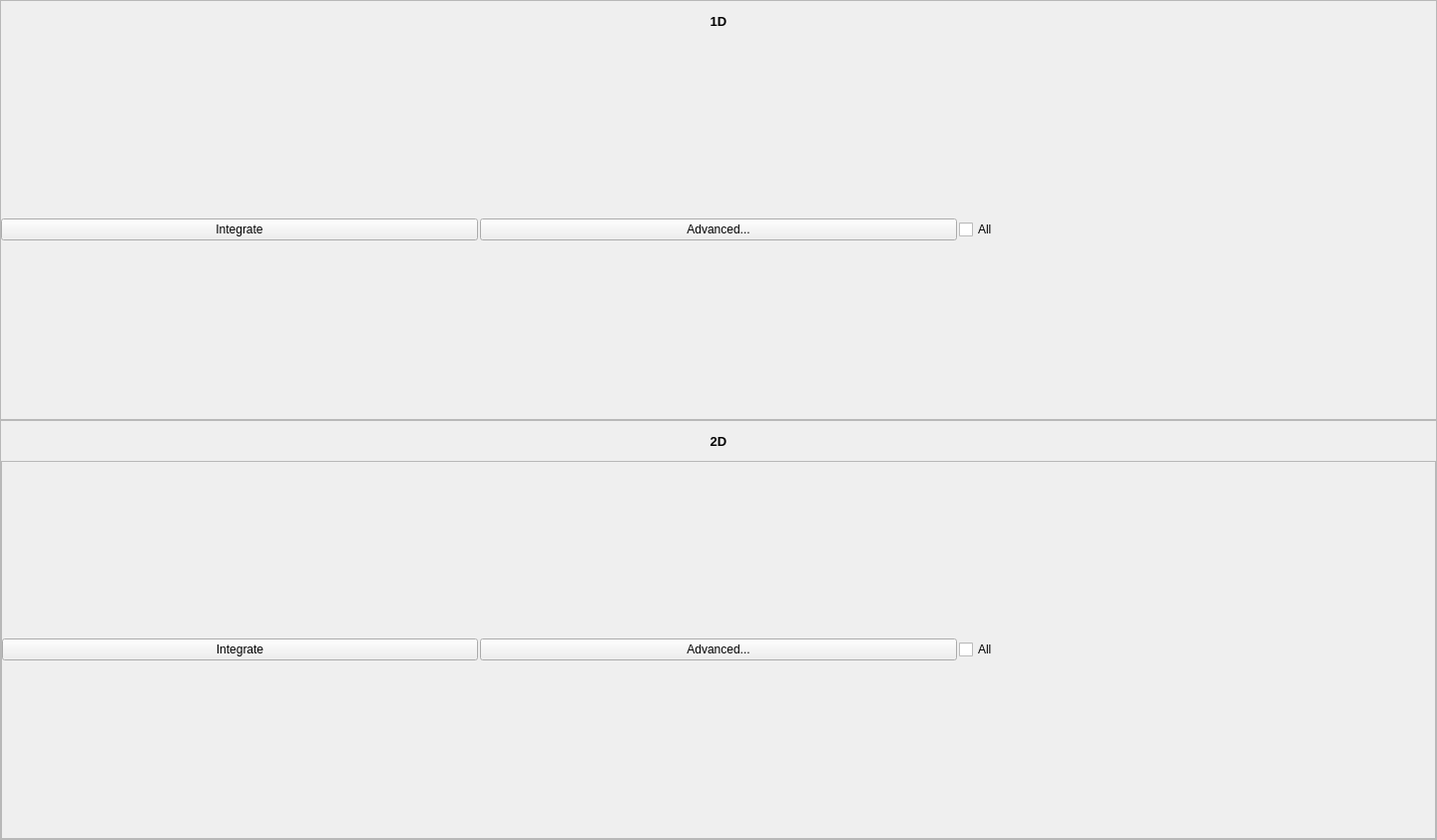
<?xml version="1.0" encoding="UTF-8"?>
<ui version="4.0">
 <class>Form</class>
 <widget class="QWidget" name="Form">
  <property name="geometry">
   <rect>
    <x>0</x>
    <y>0</y>
    <width>1440</width>
    <height>842</height>
   </rect>
  </property>
  <property name="windowTitle">
   <string>Form</string>
  </property>
  <layout class="QVBoxLayout" name="verticalLayout">
   <property name="spacing">
    <number>0</number>
   </property>
   <property name="leftMargin">
    <number>0</number>
   </property>
   <property name="topMargin">
    <number>0</number>
   </property>
   <property name="rightMargin">
    <number>0</number>
   </property>
   <property name="bottomMargin">
    <number>0</number>
   </property>
   <item>
    <widget class="QFrame" name="frame1D">
     <property name="frameShape">
      <enum>QFrame::StyledPanel</enum>
     </property>
     <property name="frameShadow">
      <enum>QFrame::Raised</enum>
     </property>
     <layout class="QVBoxLayout" name="layout1D">
      <property name="spacing">
       <number>0</number>
      </property>
      <property name="leftMargin">
       <number>0</number>
      </property>
      <property name="topMargin">
       <number>0</number>
      </property>
      <property name="rightMargin">
       <number>0</number>
      </property>
      <property name="bottomMargin">
       <number>0</number>
      </property>
      <item>
       <widget class="QLabel" name="label">
        <property name="maximumSize">
         <size>
          <width>16777215</width>
          <height>40</height>
         </size>
        </property>
        <property name="font">
         <font>
          <pointsize>10</pointsize>
          <weight>75</weight>
          <bold>true</bold>
         </font>
        </property>
        <property name="text">
         <string>1D</string>
        </property>
        <property name="alignment">
         <set>Qt::AlignCenter</set>
        </property>
       </widget>
      </item>
      <item>
       <widget class="QFrame" name="frame_3">
        <property name="frameShape">
         <enum>QFrame::NoFrame</enum>
        </property>
        <property name="frameShadow">
         <enum>QFrame::Raised</enum>
        </property>
        <property name="lineWidth">
         <number>0</number>
        </property>
        <layout class="QHBoxLayout" name="horizontalLayout">
         <property name="spacing">
          <number>2</number>
         </property>
         <property name="leftMargin">
          <number>0</number>
         </property>
         <property name="topMargin">
          <number>0</number>
         </property>
         <property name="rightMargin">
          <number>0</number>
         </property>
         <property name="bottomMargin">
          <number>0</number>
         </property>
         <item>
          <widget class="QPushButton" name="integrate1D">
           <property name="text">
            <string>Integrate</string>
           </property>
          </widget>
         </item>
         <item>
          <widget class="QPushButton" name="advanced1D">
           <property name="text">
            <string>Advanced...</string>
           </property>
          </widget>
         </item>
         <item>
          <widget class="QCheckBox" name="all1D">
           <property name="text">
            <string>All</string>
           </property>
          </widget>
         </item>
        </layout>
       </widget>
      </item>
     </layout>
    </widget>
   </item>
   <item>
    <widget class="QFrame" name="frame2D">
     <property name="frameShape">
      <enum>QFrame::StyledPanel</enum>
     </property>
     <property name="frameShadow">
      <enum>QFrame::Raised</enum>
     </property>
     <layout class="QVBoxLayout" name="layout2D">
      <property name="spacing">
       <number>0</number>
      </property>
      <property name="leftMargin">
       <number>0</number>
      </property>
      <property name="topMargin">
       <number>0</number>
      </property>
      <property name="rightMargin">
       <number>0</number>
      </property>
      <property name="bottomMargin">
       <number>0</number>
      </property>
      <item>
       <widget class="QLabel" name="label_2">
        <property name="maximumSize">
         <size>
          <width>16777215</width>
          <height>40</height>
         </size>
        </property>
        <property name="font">
         <font>
          <pointsize>10</pointsize>
          <weight>75</weight>
          <bold>true</bold>
         </font>
        </property>
        <property name="text">
         <string>2D</string>
        </property>
        <property name="alignment">
         <set>Qt::AlignCenter</set>
        </property>
       </widget>
      </item>
      <item>
       <widget class="QFrame" name="frame_4">
        <property name="frameShape">
         <enum>QFrame::StyledPanel</enum>
        </property>
        <property name="frameShadow">
         <enum>QFrame::Raised</enum>
        </property>
        <layout class="QHBoxLayout" name="horizontalLayout_2">
         <property name="spacing">
          <number>2</number>
         </property>
         <property name="leftMargin">
          <number>0</number>
         </property>
         <property name="topMargin">
          <number>0</number>
         </property>
         <property name="rightMargin">
          <number>0</number>
         </property>
         <property name="bottomMargin">
          <number>0</number>
         </property>
         <item>
          <widget class="QPushButton" name="integrate2D">
           <property name="text">
            <string>Integrate</string>
           </property>
          </widget>
         </item>
         <item>
          <widget class="QPushButton" name="advanced2D">
           <property name="text">
            <string>Advanced...</string>
           </property>
          </widget>
         </item>
         <item>
          <widget class="QCheckBox" name="all2D">
           <property name="text">
            <string>All</string>
           </property>
          </widget>
         </item>
        </layout>
       </widget>
      </item>
     </layout>
    </widget>
   </item>
  </layout>
 </widget>
 <resources/>
 <connections/>
</ui>
